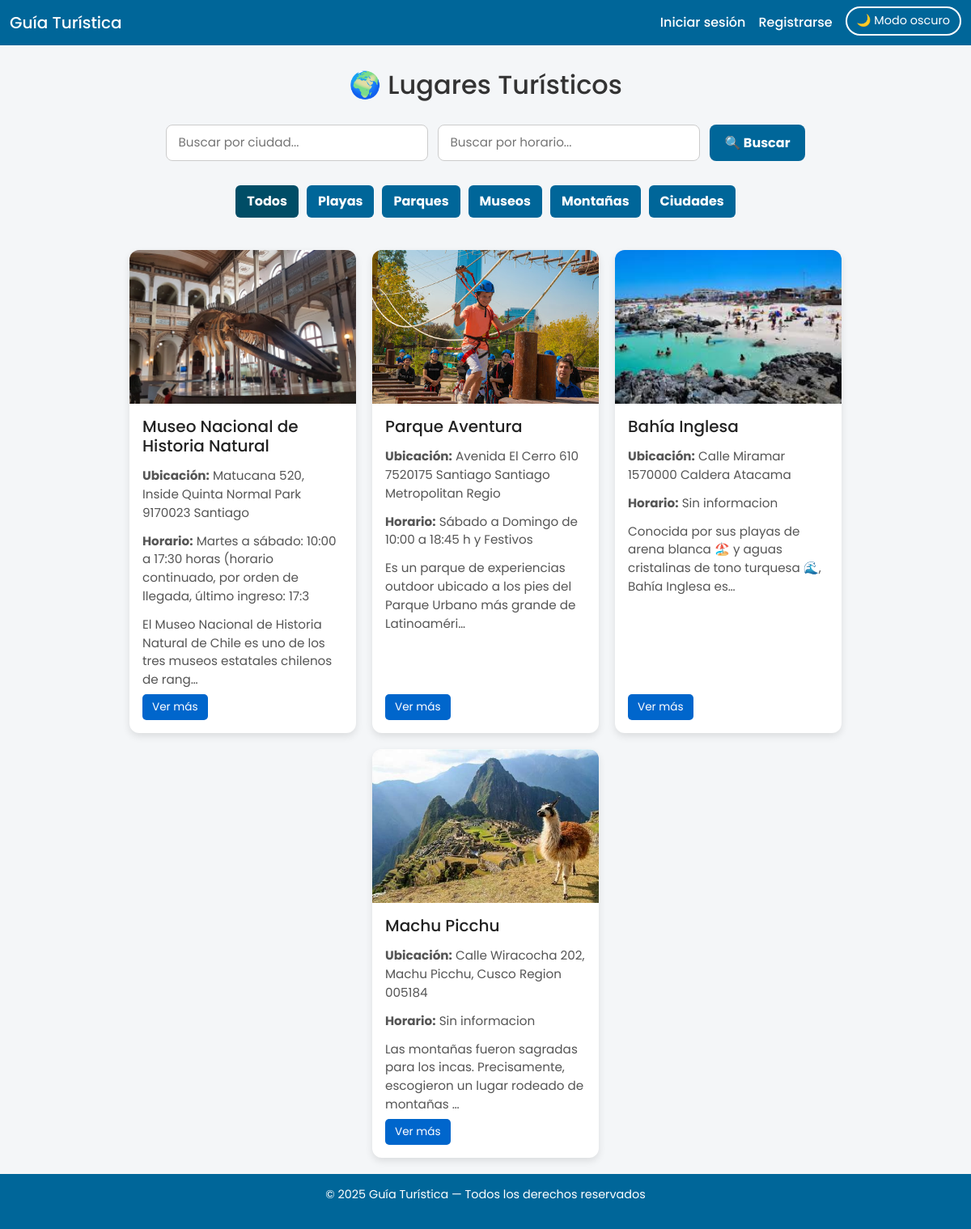
Screenshot of /lugares/ with the database file from the repository.
### turista/models.py (models this page shows, shortened)
class LugarTuristico(models.Model):
    nombre = models.CharField(max_length=100)
    descripcion = models.TextField()
    ubicacion = models.CharField(max_length=200)
    imagen = models.ImageField(upload_to='lugares/')
    horario = models.CharField(max_length=100)
    categoria = models.CharField(max_length=20, choices=CATEGORIAS, default='ciudad')

### turista/views.py (the view)
# urls.py: path('lugares/', views.catalogo_lugares, name='catalogo'),
def catalogo_lugares(request):
    categoria = request.GET.get('categoria')
    if categoria:
        lugares = LugarTuristico.objects.filter(categoria=categoria)
    else:
        lugares = LugarTuristico.objects.all()
    return render(request, 'turista/catalogo.html', {
        'lugares': lugares,
        'categoria_activa': categoria
    })

### turista/templates/turista/catalogo.html (shortened to what this page needs)
{% extends 'turista/base.html' %}
{% block content %}
<h2 style="text-align: center; margin-top: 30px;">🌍 Lugares Turísticos</h2>
<form method="get" class="form-filtros-avanzados">
  <input type="text" name="ubicacion" placeholder="Buscar por ciudad..." value="{{ request.GET.ubicacion }}">
  <input type="text" name="horario" placeholder="Buscar por horario..." value="{{ request.GET.horario }}">
  <button type="submit">🔍 Buscar</button>
</form>
<div class="filtro-categorias">
  <a href="{% url 'catalogo' %}" class="{% if not categoria_activa %}activo{% endif %}">Todos</a>
  <a href="?categoria=playa" class="{% if categoria_activa == 'playa' %}activo{% endif %}">Playas</a>
  <a href="?categoria=parque" class="{% if categoria_activa == 'parque' %}activo{% endif %}">Parques</a>
  <a href="?categoria=museo" class="{% if categoria_activa == 'museo' %}activo{% endif %}">Museos</a>
  <a href="?categoria=montaña" class="{% if categoria_activa == 'montaña' %}activo{% endif %}">Montañas</a>
  <a href="?categoria=ciudad" class="{% if categoria_activa == 'ciudad' %}activo{% endif %}">Ciudades</a>
</div>
<div class="catalogo">
  {% for lugar in lugares %}
    <div class="tarjeta">
      {% if lugar.imagen %}
        <img src="{{ lugar.imagen.url }}" alt="{{ lugar.nombre }}">
      {% endif %}
      <div class="contenido">
        <h3>{{ lugar.nombre }}</h3>
        <p><strong>Ubicación:</strong> {{ lugar.ubicacion }}</p>
        <p><strong>Horario:</strong> {{ lugar.horario }}</p>
        <p>{{ lugar.descripcion|truncatechars:100 }}</p>
        <div class="acciones">
          <a href="{% url 'lugar_detalle' lugar.id %}">Ver más</a>
        </div>
      </div>
    </div>
  {% endfor %}
</div>
{% endblock %}

### turista/templates/turista/base.html (style rules this page uses)
body { margin: 0; font-family: 'Poppins', sans-serif; background: #f4f6f8; color: #333; }

### turista/templates/turista/catalogo.html (style rules this page uses)
.form-filtros-avanzados { display: flex; justify-content: center; flex-wrap: wrap; gap: 12px; margin: 30px auto; max-width: 800px; }
.form-filtros-avanzados input { padding: 10px 14px; font-size: 0.95rem; border-radius: 8px; border: 1px solid #ccc; min-width: 180px; }
.form-filtros-avanzados button { padding: 10px 18px; background-color: #006699; color: white; font-weight: bold; border: none; border-radius: 8px; cursor: pointer; transition: background-color 0.3s ease; }
.filtro-categorias { display: flex; justify-content: center; gap: 10px; flex-wrap: wrap; margin: 20px 0; }
.filtro-categorias a { background-color: #006699; color: white; padding: 8px 14px; border-radius: 6px; text-decoration: none; transition: background-color 0.3s ease; font-weight: bold; }
.filtro-categorias a:hover, .filtro-categorias .activo { background-color: #004d66; }
.catalogo { display: flex; flex-wrap: wrap; gap: 20px; justify-content: center; padding: 20px; }
.tarjeta { width: 280px; background-color: #fff; border-radius: 12px; overflow: hidden; box-shadow: 0 4px 10px rgba(0,0,0,0.1); transition: transform 0.3s ease, box-shadow 0.3s ease; display: flex; flex-direction: column; }
.tarjeta img { width: 100%; height: 190px; object-fit: cover; }
.contenido { padding: 16px; display: flex; flex-direction: column; flex-grow: 1; }
.contenido h3 { font-size: 1.25rem; margin-bottom: 8px; color: #222; }
.contenido p { margin: 6px 0; font-size: 0.95rem; color: #555; }
.acciones { margin-top: auto; display: flex; justify-content: space-between; gap: 8px; flex-wrap: wrap; }
.acciones a { background-color: #0066cc; color: white; padding: 6px 12px; border-radius: 5px; font-size: 0.85rem; text-decoration: none; transition: background-color 0.3s ease; }

### rows the page displays
LugarTuristico: imagen (picture), nombre "Museo Nacional de Historia Natural", ubicacion "Matucana 520, Inside Quinta Normal Park 9170023 Santiago", horario "Martes a sábado: 10:00 a 17:30 horas (horario continuado, por orden de llegada, último ingreso: 17:3", descripcion "El Museo Nacional de Historia Natural de Chile es uno de los tres museos estatales chilenos de rang…"
LugarTuristico: imagen (picture), nombre "Parque Aventura", ubicacion "Avenida El Cerro 610 7520175 Santiago Santiago Metropolitan Regio", horario "Sábado a Domingo de 10:00 a 18:45 h y Festivos", descripcion "Es un parque de experiencias outdoor ubicado a los pies del Parque Urbano más grande de Latinoaméri…"
LugarTuristico: imagen (picture), nombre "Bahía Inglesa", ubicacion "Calle Miramar 1570000 Caldera Atacama", horario "Sin informacion", descripcion "Conocida por sus playas de arena blanca 🏖️ y aguas cristalinas de tono turquesa 🌊, Bahía Inglesa es…"
LugarTuristico: imagen (picture), nombre "Machu Picchu", ubicacion "Calle Wiracocha 202, Machu Picchu, Cusco Region 005184", horario "Sin informacion", descripcion "Las montañas fueron sagradas para los incas. Precisamente, escogieron un lugar rodeado de montañas …"
